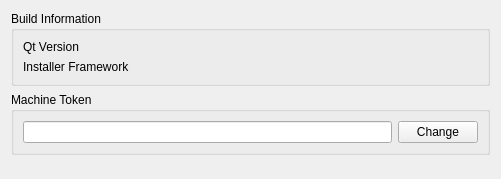
<?xml version="1.0" encoding="UTF-8"?>
<ui version="4.0">
 <class>sqp::SettingsWidget</class>
 <widget class="QWidget" name="sqp::SettingsWidget">
  <property name="geometry">
   <rect>
    <x>0</x>
    <y>0</y>
    <width>501</width>
    <height>179</height>
   </rect>
  </property>
  <property name="windowTitle">
   <string extracomment="Title of the swissQprint settings tab.">swissQprint</string>
  </property>
  <layout class="QVBoxLayout" name="verticalLayout">
   <item>
    <widget class="QGroupBox" name="gbMachineToken_2">
     <property name="title">
      <string extracomment="Title of the group box in the sqp settings widget.">Build Information</string>
     </property>
     <layout class="QFormLayout" name="formLayout">
      <item row="0" column="0">
       <widget class="QLabel" name="label">
        <property name="text">
         <string>Qt Version</string>
        </property>
       </widget>
      </item>
      <item row="0" column="1">
       <widget class="QLabel" name="lblQtVersion">
        <property name="text">
         <string/>
        </property>
       </widget>
      </item>
      <item row="1" column="0">
       <widget class="QLabel" name="label_2">
        <property name="text">
         <string>Installer Framework</string>
        </property>
       </widget>
      </item>
      <item row="1" column="1">
       <widget class="QLabel" name="lblIFWVersion">
        <property name="text">
         <string/>
        </property>
       </widget>
      </item>
     </layout>
    </widget>
   </item>
   <item>
    <widget class="QGroupBox" name="gbMachineToken">
     <property name="title">
      <string extracomment="Title of the group box in the sqp settings widget.">Machine Token</string>
     </property>
     <layout class="QVBoxLayout" name="verticalLayout_2">
      <item>
       <layout class="QHBoxLayout" name="horizontalLayout">
        <item>
         <widget class="QLineEdit" name="txtToken">
          <property name="toolTip">
           <string>This token is used to authenticate the machine.</string>
          </property>
          <property name="readOnly">
           <bool>true</bool>
          </property>
          <property name="clearButtonEnabled">
           <bool>false</bool>
          </property>
         </widget>
        </item>
        <item>
         <widget class="QPushButton" name="btnChangeToken">
          <property name="text">
           <string extracomment="Button to change the machine token in the swissQprint settings tab.">Change</string>
          </property>
         </widget>
        </item>
       </layout>
      </item>
     </layout>
    </widget>
   </item>
   <item>
    <spacer name="verticalSpacer">
     <property name="orientation">
      <enum>Qt::Vertical</enum>
     </property>
     <property name="sizeHint" stdset="0">
      <size>
       <width>20</width>
       <height>40</height>
      </size>
     </property>
    </spacer>
   </item>
  </layout>
 </widget>
 <resources/>
 <connections/>
</ui>
